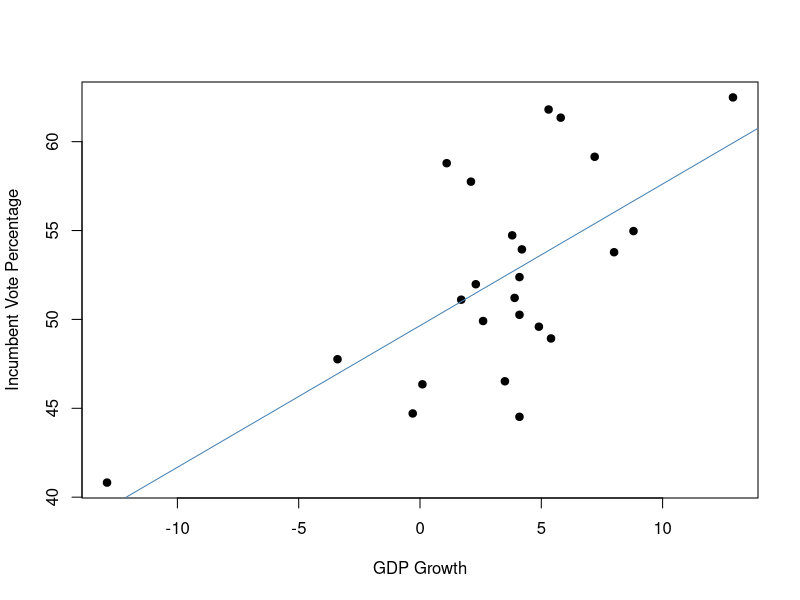

Source code (R):
## ---- chunk 1
election = read.csv("election.csv")
election

## ---- chunk 2
cor(election$growth, election$vote_pct)
## ---- chunk 3
model = lm(vote_pct ~ growth, data = election)
summary(model)
## ---- chunk 4
plot(election$growth, election$vote_pct, pch = 19,  xlab ="GDP Growth", ylab = "Incumbent Vote Percentage")
abline(model, col="steelblue")
## ---- chunk 5
df = as.data.frame(c(1,2,3,4,5))

colnames(df) = "growth"

df$vote_pct = predict(model, df)
print(df)

